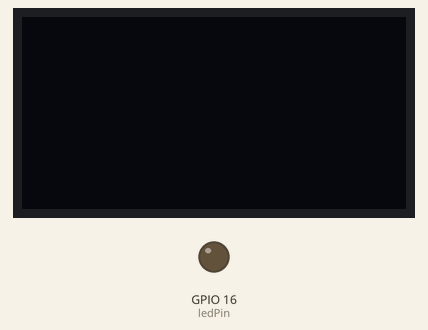
Simulated run of this program. Board: ESP8266 (NodeMCU). On the bench: 128×64 one-colour display, output pins drawn as LEDs (lit = HIGH).

Above: at 0.4 s.
At 6.37 s:
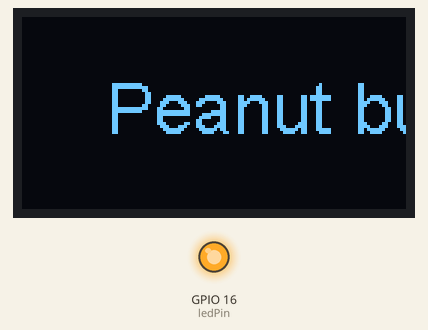
At 10.14 s:
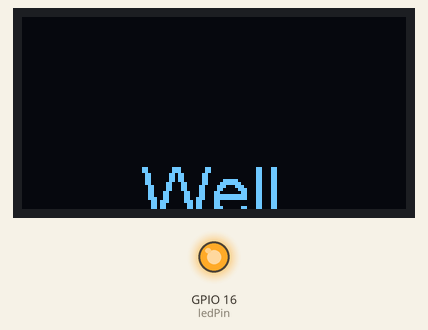
At 12.64 s:
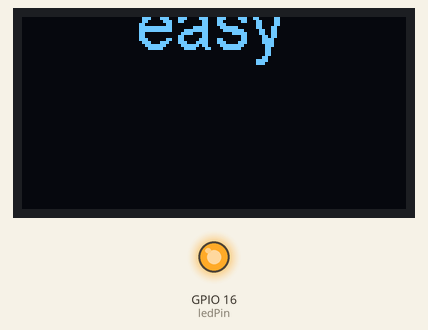
Timing chart, 0 to 40.0 s (numbered marks = the images above):
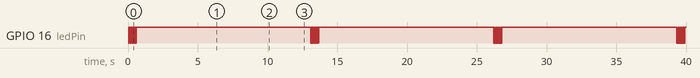

Measured:
- by itself, GPIO 16 (ledPin): repeats every 13.1 s: 8 × (LOW 0.03 s, HIGH 0.03 s), LOW 0.03 s, HIGH 12.5 s, LOW 0.03 s, HIGH 0.03 s
- by itself, everything shown: repeats every 13.1 s, in 37 steps

The program:

main.cpp
```cpp
#include <Arduino.h>
// TTGO Test. This is a test script for a "TTGO" ESP32 Dev Board
// including an LCD module and a 18650 battery pack.
//
// There is an integrated LED on digital pin 16 - woohoo!!
//
// The built in OLED is a 128*64 mono pixel display
// i2c address = 0x3c
// SDA = 5
// SCL = 4
//
// I use the ThingPulse ESP8266 OLED library, found here:
// https://github.com/ThingPulse/esp8266-oled-ssd1306
//
// Please see the library for more detail on OLED commands
//
// Aidan Taylor
// March 2018
// Electric Noodle Box

#include "wire.h"
#include "SSD1306.h"

uint8_t ledPin = 16; // Onboard LED reference

SSD1306 display(0x3c, 5, 4); // instance for the OLED. Addr, SDA, SCL

void setup() {
    pinMode(ledPin, OUTPUT);

    display.init(); // initialise the OLED
    // display.flipScreenVertically(); // does what is says
    display.setFont(ArialMT_Plain_24); // does what is says
    // Set the origin of text to top left
    display.setTextAlignment(TEXT_ALIGN_CENTER_BOTH);
}

void loop() {
  // blink the LED a few times - LED is lit when LOW for me
  for(uint8_t n = 0; n < 10; n++) {
    digitalWrite(ledPin, LOW);
    delay(30);
    digitalWrite(ledPin, HIGH);
    delay(30);
  }

  // Horizontal scroll OLED text
  for(int16_t n = -127; n < 210; n++) {
    display.drawString(n, 31, "Peanut butter!!");
    display.display();
    delay(10);
    display.clear();
  }

  // Upwards scroll OLED text
  for(int8_t n = 112; n > -72; n--) {
    display.drawString(63, n, "Well");
    display.drawString(63, n+24, "was");
    display.drawString(63, n+48, "easy");
    display.display();
    delay(10);
    display.clear();
  }
}
```
